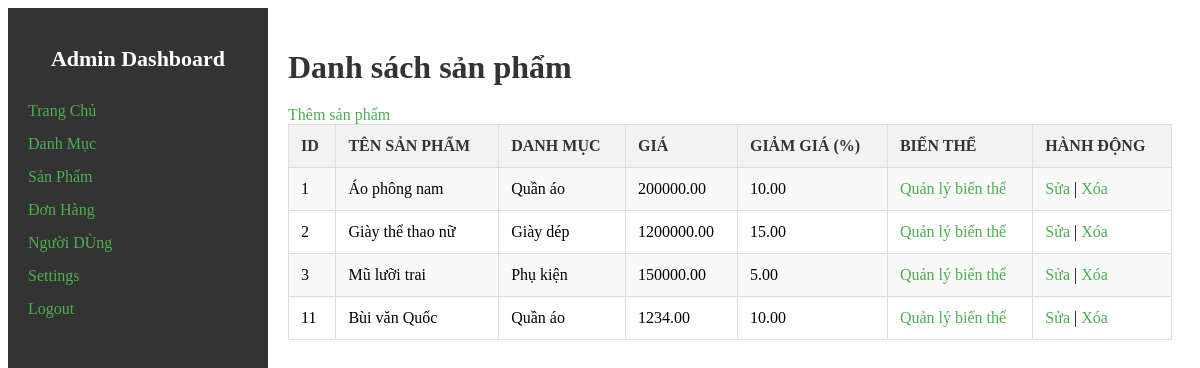
The page /index.php?page=products on the database its author committed.
### tables this page shows
CREATE TABLE `products` (
  `id` int(11) NOT NULL,
  `name` varchar(255) NOT NULL,
  `category_id` int(11) DEFAULT NULL,
  `price` decimal(10,2) NOT NULL,
  `discount` decimal(5,2) DEFAULT 0.00
);

CREATE TABLE `categories` (
  `id` int(11) NOT NULL,
  `name` varchar(255) NOT NULL,
  `description` text DEFAULT NULL
);

### products/index.php (the view, shortened to what this page needs)
<?php
include __DIR__ . '/../config/db.php';
$sql = "SELECT p.id, p.name, c.name AS category_name, p.price, p.discount
        FROM products p
        LEFT JOIN categories c ON p.category_id = c.id";
$result = $conn->query($sql);
?>
<h1>Danh sách sản phẩm</h1>
<a href="index.php?page=add_product">Thêm sản phẩm</a>
<table border="1">
    <tr>
        <th>ID</th>
        <th>Tên sản phẩm</th>
        <th>Danh mục</th>
        <th>Giá</th>
        <th>Giảm giá (%)</th>
        <th>Biến thể</th>
        <th>Hành động</th>
    </tr>
    <?php
    if ($result->num_rows > 0) {
        while($row = $result->fetch_assoc()) {
            echo "<tr>";
            echo "<td>" . $row["id"] . "</td>";
            echo "<td>" . $row["name"] . "</td>";
            echo "<td>" . $row["category_name"] . "</td>";
            echo "<td>" . $row["price"] . "</td>";
            echo "<td>" . $row["discount"] . "</td>";
            echo "<td><a href='index.php?page=variants&product_id=" . $row["id"] . "'>Quản lý biến thể</a></td>";
            echo "<td>
                    <a href='index.php?page=edit_product&id=" . $row["id"] . "'>Sửa</a> |
                    <a href='index.php?page=delete_product&id=" . $row["id"] . "' onclick='return confirm(\"Bạn có chắc chắn muốn xóa?\");'>Xóa</a>
                  </td>";
            echo "</tr>";
        }
    } else {
        echo "<tr><td colspan='7'>Không có sản phẩm nào</td></tr>";
    }
    ?>
</table>

### index.php (shortened to what this page needs)
<?php
$page = isset($_GET['page']) ? $_GET['page'] : 'dashboard';
switch ($page) {
    case 'products':
        $pageFile = 'products/index.php';
        break;
}
?>
<!DOCTYPE html>
<html lang="en">
<head>
    <link rel="stylesheet" href="styles.css">
</head>
<body>
    <div class="sidebar">
        <h2>Admin Dashboard</h2>
        <ul>
            <li><a href="index.php?page=dashboard">Trang Chủ</a></li>
            <li><a href="index.php?page=categories">Danh Mục</a></li>
            <li><a href="index.php?page=products">Sản Phẩm</a></li>
            <li><a href="index.php?page=orders">Đơn Hàng</a></li>
            <li><a href="index.php?page=users">Người DÙng</a></li>
            <li><a href="index.php?page=settings">Settings</a></li>
            <li><a href="index.php?page=logout">Logout</a></li>
        </ul>
    </div>
    <div class="main-content">
        <?php
        if (file_exists($pageFile)) {
            include($pageFile);
        } else {
            echo "<h1>Page not found</h1>";
        }
        ?>
    </div>
</body>
</html>

### styles.css (style rules this page uses)
.sidebar { width: 220px; height: 100vh; background-color: #333; padding: 20px; position: fixed; color: #fff; }
.sidebar h2 { color: #fff; font-size: 22px; text-align: center; margin-bottom: 30px; }
.sidebar ul { list-style-type: none; padding: 0; }
.sidebar ul li { margin-bottom: 15px; }
.main-content { margin-left: 260px; padding: 20px; background-color: #fff; min-height: 100vh; }
table { width: 100%; border-collapse: collapse; margin-bottom: 20px; }
table th, table td { border: 1px solid #ddd; padding: 12px; text-align: left; }
table th { background-color: #f2f2f2; color: #333; text-transform: uppercase; }
table tr:nth-child(even) { background-color: #f9f9f9; }
a { color: #4CAF50; text-decoration: none; }
h1, h2, h3 { color: #333; margin-bottom: 20px; }

### rows shown on the page
products: id "1", name "Áo phông nam", category.name "Quần áo", price "200000.00", discount "10.00"
products: id "2", name "Giày thể thao nữ", category.name "Giày dép", price "1200000.00", discount "15.00"
products: id "3", name "Mũ lưỡi trai", category.name "Phụ kiện", price "150000.00", discount "5.00"
products: id "11", name "Bùi văn Quốc", category.name "Quần áo", price "1234.00", discount "10.00"
